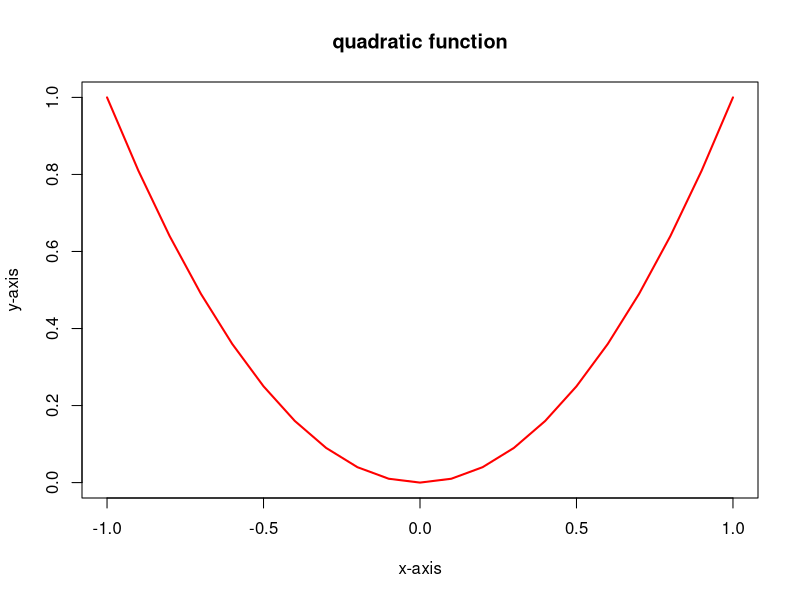

Recreate this plot in R.
# TO INSTALL PACKAGES:
# install.packages("PACKAGE")

x = seq(-1, 1, 0.1)
y = x^2
plot(x,y, type = "l", lwd=2, col="red", xlab="x-axis", ylab="y-axis", main="quadratic function")


rm(list=ls())


g=sum((z<-1),2)
x = seq(from=-10,to=10,by=2.5)

10/2
1.5%/%2
?'%/%'   # Integer division
round(11/2)
ceiling(11/2)
floor(11/2)

A = array(0,10)
a = array(0,c(10,2)) # c(row,column)

h = c(1,23,4,6,2)
ch = as.character(h) # each element a character
cy = toString(h) # whole thing a string
cn = as.numeric(ch)

# Lists 
carray = c(1,2,5,3,6,"1")
clist = list(1, 2, "3")

hh <- list("a" = 2.5, "b" = TRUE, "c" = 1:3)
hh[c(1:2)]
hh[-2]
hh[[3]][2]
clist[-2]
L = list(number=h,character=ch)

L$number
L$character[2]
L[[1]][1] = "ta" # 1 char changed entire list to char



